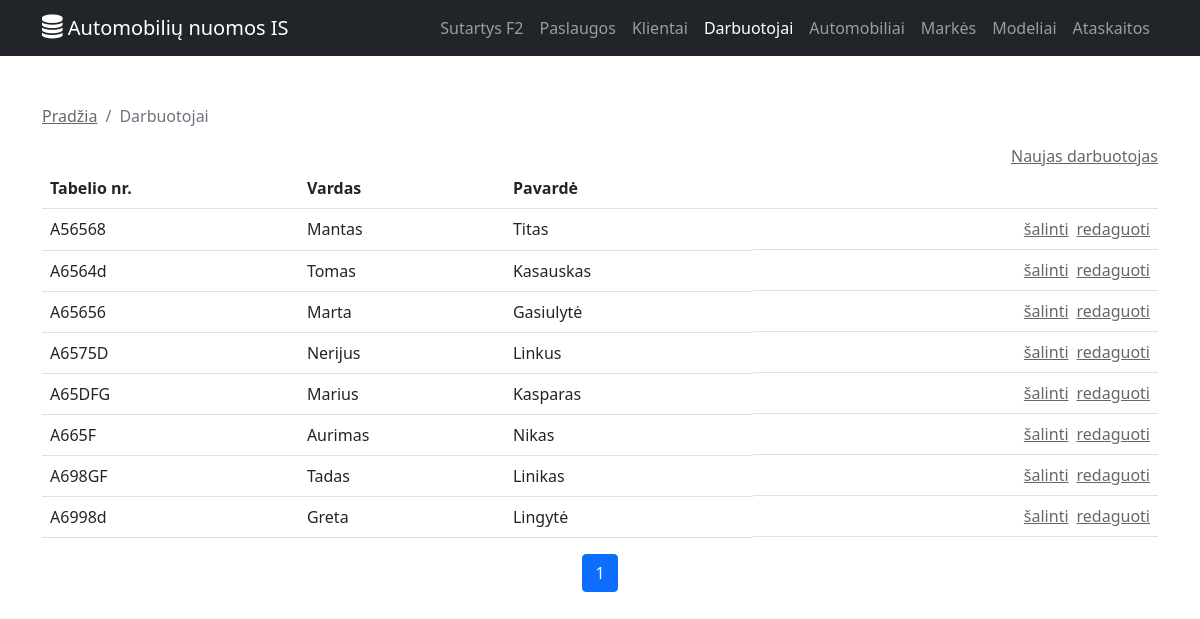
The page /index.php?module=employee&action=list on the database its author committed.
### tables this page shows
CREATE TABLE `pavyzdys_darbuotojai` (
  `tabelio_nr` char(6) NOT NULL,
  `vardas` varchar(20) NOT NULL,
  `pavarde` varchar(20) NOT NULL
);

### controls/employee/employee_list.php (called while the page is built)
<?php
$employeesObj = new employees();
$elementCount = $employeesObj->getEmplyeesListCount();
$paging = new paging(config::NUMBER_OF_ROWS_IN_PAGE);
$paging->process($elementCount, $pageId);
$data = $employeesObj->getEmplyeesList($paging->size, $paging->first);
include "templates/{$module}/{$module}_list.tpl.php";
?>

### index.php (called while the page is built, shortened)
<?php
	include 'utils/mysql.class.php';
	include 'utils/paging.class.php';
	include 'libraries/employees.class.php';
	if(isset($_GET['module'])) {
		$module = mysql::escapeFieldForSQL($_GET['module']);
	}
	include 'templates/main.tpl.php';
?>

### utils/mysql.class.php (called while the page is built, shortened)
<?php
class mysql
{
    protected static $connection;
    public static function connect()
    {
        if (!isset(self::$connection)) {
            self::$connection = new mysqli(config::DB_SERVER, config::DB_USERNAME, config::DB_PASSWORD, config::DB_NAME);
        }
        return self::$connection;
    }
    public static function query($query)
    {
        try {
            $result = self::$connection->query($query);
            return $result;
        } catch (Exception $e) {
            die($e->getMessage());
        }
    }
    public static function select($query)
    {
		$rows = array();
        $result = mysql::query($query);
        while ($row = $result->fetch_assoc()) {
            $rows[] = $row;
        }
        return $rows;
    }
	public static function escapeFieldForSQL($field) {
		return mysqli_real_escape_string(self::$connection, $field . '');
	}
}

### utils/paging.class.php (called while the page is built, shortened)
<?php
class paging {
	public $size;
	public function __construct($rowsPerPage) {
		$this->size = $rowsPerPage;
	}
	public function process($total, $currentPage) {
		$this->first = ($currentPage - 1) * $this->size;
	}
}
?>

### libraries/employees.class.php (called while the page is built, shortened)
<?php
class employees {
	private $darbuotojai_lentele = '';
	public function __construct() {
		$this->darbuotojai_lentele = config::DB_PREFIX . 'darbuotojai';
	}
	public function getEmplyeesList($limit = null, $offset = null) {
		if($limit) {
			$limit = mysql::escapeFieldForSQL($limit);
		}
		$limitOffsetString = "";
		if(isset($limit)) {
			$limitOffsetString .= " LIMIT {$limit}";
		}
		if(isset($offset)) {
			$limitOffsetString .= " OFFSET {$offset}";
		}
		$query = "SELECT *
				FROM `{$this->darbuotojai_lentele}`
				{$limitOffsetString}";
		$data = mysql::select($query);
		return $data;
	}
}

### templates/employee/employee_list.tpl.php (the view, shortened to what this page needs)
<?php
	include 'templates/common/breadcrumb.tpl.php';
?>
<div class="d-flex flex-row-reverse gap-3">
	<a href='index.php?module=<?php echo $module; ?>&action=create'>Naujas darbuotojas</a>
</div>
<table class="table">
	<tr>
		<th>Tabelio nr.</th>
		<th>Vardas</th>
		<th>Pavardė</th>
		<th></th>
	</tr>
	<?php
		foreach($data as $key => $val) {
			echo
				"<tr>"
					. "<td>{$val['tabelio_nr']}</td>"
					. "<td>{$val['vardas']}</td>"
					. "<td>{$val['pavarde']}</td>"
					. "<td class='d-flex flex-row-reverse gap-2'>"
						. "<a href='index.php?module={$module}&action=edit&id={$val['tabelio_nr']}'>redaguoti</a>"
						. "<a href='#' onclick='showConfirmDialog(\"{$module}\", \"{$val['tabelio_nr']}\"); return false;'>šalinti</a>&nbsp;"
					. "</td>"
				. "</tr>";
		}
	?>
</table>
<?php
	include 'templates/common/paging.tpl.php';
?>

### style/custom.css (style rules this page uses)
html, body { height:100%; }
a { color: rgba(0,0,0,0.6); }

### rows shown on the page
pavyzdys_darbuotojai: tabelio_nr "A56568", vardas "Mantas", pavarde "Titas"
pavyzdys_darbuotojai: tabelio_nr "A6564d", vardas "Tomas", pavarde "Kasauskas"
pavyzdys_darbuotojai: tabelio_nr "A65656", vardas "Marta", pavarde "Gasiulytė"
pavyzdys_darbuotojai: tabelio_nr "A6575D", vardas "Nerijus", pavarde "Linkus"
pavyzdys_darbuotojai: tabelio_nr "A65DFG", vardas "Marius", pavarde "Kasparas"
pavyzdys_darbuotojai: tabelio_nr "A665F", vardas "Aurimas", pavarde "Nikas"
pavyzdys_darbuotojai: tabelio_nr "A698GF", vardas "Tadas", pavarde "Linikas"
pavyzdys_darbuotojai: tabelio_nr "A6998d", vardas "Greta", pavarde "Lingytė"

### other values the page prints
$item['title'] "Pradžia"
$item['title'] "Darbuotojai"
$value['page'] "1"
